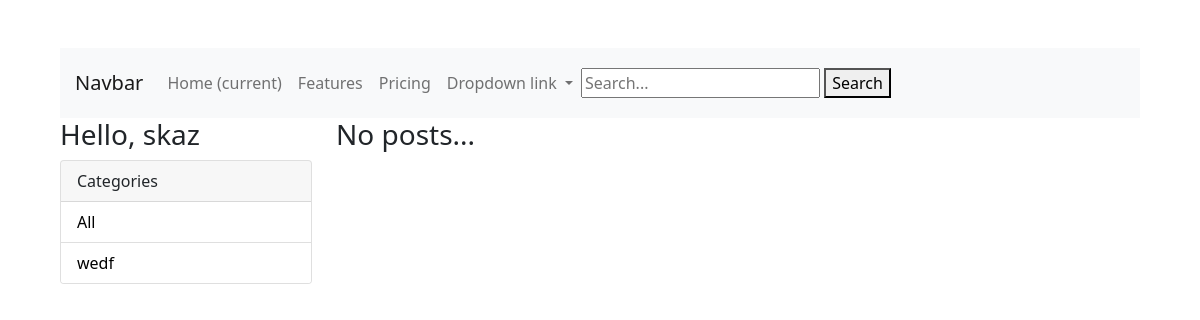
/?category=backend (signed in), run on an earlier commit of the app's database.
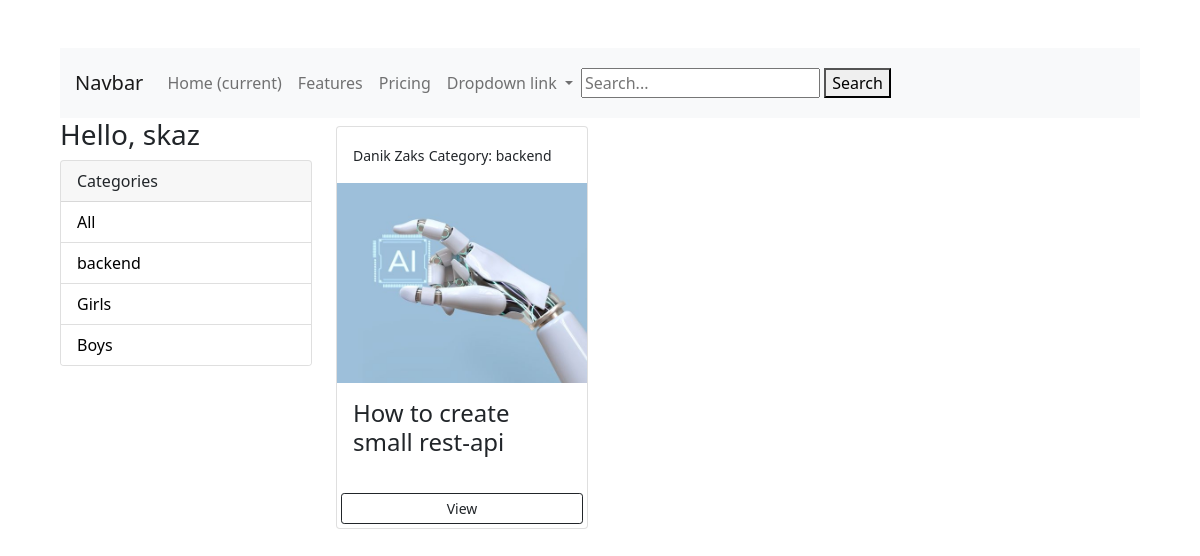
And on a later commit of the database.
### posts/models.py (models this page shows, shortened)
class Category(models.Model):
    class Meta:
        verbose_name = 'Category'
        verbose_name_plural = 'Categories'
    user = models.ForeignKey(
        User, on_delete=models.SET_NULL, null=True, blank=True)
    name = models.CharField(max_length=100, null=False, blank=False)

class Post(models.Model):
    class Meta:
        verbose_name = 'Post'
        verbose_name_plural = 'Posts'
    title = models.CharField(max_length=255)
    content = RichTextField(blank=True, null=True)
    media = RichTextUploadingField(blank=True, null=True)
    pub_date = models.DateTimeField(auto_now_add=True)
    author = models.ForeignKey(Author, on_delete=models.CASCADE)
    image = models.ImageField(upload_to='posts', blank=True, null=True)
    category = models.ForeignKey(Category, on_delete=models.CASCADE, null=True, blank=True)

class Author(models.Model):
    class Meta:
        verbose_name = 'Author'
        verbose_name_plural = 'Authors'
    name = models.CharField(max_length=255)
    surname = models.CharField(max_length=255)
    email = models.EmailField()
    registration_date = models.DateTimeField(auto_now_add=True)
    def __str__(self):
        return f'{self.name} {self.surname}'

### posts/views.py (the view)
# urls.py: path('', include('posts.urls')),
@login_required(login_url='login')
def posts(request):
    user = request.user
    category = request.GET.get('category')
    if category == None:
        posts = Post.objects.filter(category__user=user)
    else:
        posts = Post.objects.filter(
            category__name=category, category__user=user)
    categories = Category.objects.filter(user=user)
    context = {'categories': categories, 'posts': posts}
    return render(request, 'posts/posts.html', context)

### posts/templates/posts/posts.html (shortened to what this page needs)
<!doctype html>
{% extends 'posts/base.html' %}
{% block content %}
    <div class="row">
        <div class="col-md-3">
            {% if request.user.is_authenticated %}
            <h3>Hello, {{request.user}}</h3>
            {% endif %}
            <div class="card">
                <div class="card-header">
                    Categories
                </div>
                <ul class="list-group list-group-flush">
                    <li class="list-group-item">
                        <a href="{% url 'posts' %}">All</a>
                    </li>
                    {% for category in categories %}
                    <li class=" list-group-item">
                        <a href="{% url 'posts' %}?category={{category.name}}">
                            {{category.name}}
                        </a>
                    </li>
                    {% endfor %}
                </ul>
            </div>
        </div>
    <div class="col-md-9">
        <div class="row">
          {% for post in posts %}
            <div class="col-md-4" style="">
                <div class="card my-2" style="min-height: 400px; max-height: 500px">
                          <div class="card-body">
                        <small>{{post.author}}</small>
                        <small>Category: {{post.category.name}}</small>
                    </div>
                    <img class="image-thumbail" src="{{post.image.url}}" alt="Card image cap">
                    <div class="card-body">
                        <h4>{{post.title}}</h4>
                    </div>
                    <a href="{% url 'post' post.id %}" class="btn btn-outline-dark btn-sm m-1">View</a>
                </div>
            </div>
            {% empty %}
            <h3>No posts...</h3>
            {% endfor %}
    </div>
        </div>
    </div>
{% endblock %}

What changed in the data, as far as the page shows it:
changed Category: name "wedf" → "backend"
added Category: name "Girls"
added Category: name "Boys"
now on this page (row edited): Post: author "Danik Zaks", category.name "backend", image (picture), title "How to create small rest-api"
Also different on the page:
text no longer shown: "No posts..."
